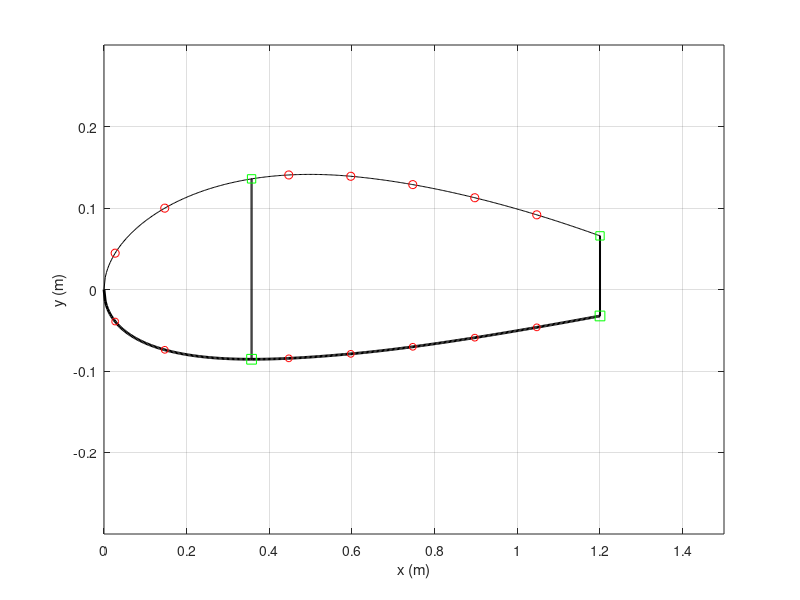

Reproduce this figure in MATLAB.
% function [x, y, Ixx, Iyy, Ixy, skin, spar, str, caps] = build_airfoil()
%% airfoil section profile
% NACA 2415
%% 2415 Airfoil 
m = 0.02;               % 
p = 0.4;                % max camber
t = 0.15;               % max thickness 
c = 1.5;                % chord length
nx = 500;               % number of increments
dx = c/nx;  
x = 0:dx:c;             % even spacing

%% Structural elements (arbitrary inputs for now)
skin.t = 0.001;                               % thickness of skin
spar.t = 0.0025;                               % thickness of spar
str.A_upp = 5E-6;                            % area of each upper stringer
str.A_low = 5E-6;                            % area of each lower stringer
caps.A = 1E-5;                                % area of spar caps
spar.x = x(120);                                                      % choose x location of spar
str.x_upp = [x(10), x(50), x(150), x(200), x(250),x(300), x(350)];     % choose x locations of upper stringers
str.x_low = [x(10), x(50), x(150), x(200), x(250),x(300), x(350)];     % choose x locations of lower stringers


%% Create Airfoil from equation
yc = zeros(1,nx+1);
yt = zeros(1,nx+1);
yU0 = zeros(1,nx+1);
yL0 = zeros(1,nx+1);
theta = zeros(1,nx+1);
xb = p*c;
i_xb = xb/dx + 1;  

% NACA equation source: http://www.aerospaceweb.org/question/airfoils/q0041.shtml    
for i = 1:nx+1
    yt(i) = 5*t*c*(0.2969*sqrt(x(i)/c) - 0.1260*(x(i)/c) - 0.3516*(x(i)/c)^2 + 0.2843*(x(i)/c)^3 - 0.1015*(x(i)/c)^4);
    if i <= i_xb
        yc(i) = m*x(i)/p^2*(2*p - x(i)/c);
        theta(i) = atan(2*m/p^2*(p - x(i)/c));
    else
        yc(i) = m*(c - x(i))/(1-p)^2*(1 + x(i)/c - 2*p);
        theta(i) = atan(2*m/(1-p)^2*(p-x(i)/c));
    end
    yU0(i) = yc(i) + yt(i)*cos(theta(i));
    yL0(i) = yc(i) - yt(i)*cos(theta(i));
end

% The last 20% of the chord length of the airfoil was neglected under the assumption that
% this section contained flaps and ailerons, and would therefore not support aerodynamic loads.
i_xend = round(0.8*c/dx)+1;
x = x(1:i_xend);
yU = yU0(1:i_xend);
yL = yL0(1:i_xend);

%% Spars
spar.x = [spar.x,x(end)];                    % x location of spar
spar.n = length(spar.x);                     % number of spars
spar.i = round(spar.x./dx)+1;                % index of spars  
spar.h = yU(spar.i) - yL(spar.i);            % height of spar
spar.Cy = (yU(spar.i) + yL(spar.i))/2;       % y centroid of spar  
spar.A = spar.t*spar.h;                      % area of spar
spar.y_upp = yU(spar.i);
spar.y_low = yL(spar.i);

%% Stringers
str.n_upp = length(str.x_upp);                            % number of upper stringers
str.i_upp = round(str.x_upp./dx)+1;                       % indices of upper stringers
str.n_low = length(str.x_low);                            % number of lower stringers
str.i_low = round(str.x_low./dx)+1;                       % indices of lower stringers

%% Nodes (based on TA's definition: node = skin and spar cap)
node.x_upp = [str.x_upp,spar.x];            % x location of upper stringers and spars
node.x_upp = sort(node.x_upp);              % sort ascending
% skin should be broken into smaller elements for higher accuracy of calculation
% break one skin element into two by adding one more node in between
skin.x_upp = zeros(1,2*length(node.x_upp)-1);
for i = 1:length(node.x_upp)-1
    skin.x_upp(2*i-1) = node.x_upp(i);
    skin.x_upp(2*i) = (node.x_upp(i) + node.x_upp(i+1))/2;
end
skin.x_upp(end) = node.x_upp(end);

skin.i_upp = round(skin.x_upp/dx)+1;       % indices of skins
skin.n_upp = length(skin.x_upp)-1;         % number of upper skins
skin.l_upp = zeros(1,skin.n_upp);          % length of upper skins
skin.A_upp = zeros(1,skin.n_upp);          % area of upper skins
skin.Cx_upp = zeros(1,skin.n_upp);         % x centroid of upper skins
skin.Cy_upp = zeros(1,skin.n_upp);         % y centroid of upper skins

for i = 1:skin.n_upp
    skin.l_upp(i) = sqrt((yU(skin.i_upp(i+1)) - yU(skin.i_upp(i)))^2 + (skin.x_upp(i+1) - skin.x_upp(i))^2);  
    skin.A_upp(i) = skin.t*skin.l_upp(i);
    skin.Cx_upp(i) = (skin.x_upp(i+1) + skin.x_upp(i))/2;
    skin.Cy_upp(i) = (yU(skin.i_upp(i+1)) + yU(skin.i_upp(i)))/2;
end

% lower nodes
node.x_low = [str.x_low,spar.x];
node.x_low = sort(node.x_low);

skin.x_low = zeros(1,2*length(node.x_low)-1);
for i = 1:length(node.x_low)-1
    skin.x_low(2*i-1) = node.x_low(i);
    skin.x_low(2*i) = (node.x_low(i) + node.x_low(i+1))/2;
end
skin.x_low(end) = node.x_low(end);

skin.i_low = round(skin.x_low/dx)+1;
skin.n_low = length(skin.x_low)-1;
skin.l_low = zeros(1,skin.n_low);
skin.A_low = zeros(1,skin.n_low);
skin.Cx_low = zeros(1,skin.n_low);
skin.Cy_low = zeros(1,skin.n_low);

for i = 1:skin.n_low
    skin.l_low(i) = sqrt((yL(skin.i_low(i+1)) - yL(skin.i_low(i)))^2 + (skin.x_low(i+1) - skin.x_low(i))^2);
    skin.A_low(i) = skin.t*skin.l_low(i);
    skin.Cx_low(i) = (skin.x_low(i+1) + skin.x_low(i))/2;
    skin.Cy_low(i) = (yL(skin.i_low(i+1)) + yL(skin.i_low(i)))/2;
end

%% Spar Caps
caps.x = spar.x;
caps.n = 2*length(caps.x);
caps.y_upp = yU(spar.i);
caps.y_low = yL(spar.i);
caps.i = round(caps.x/dx)+1;
% Centroids of caps are at the x and y locations: caps.Cy = caps.C,

%% Centroid of the overall wing section
% initial value
Cx_sum = 2*(sum(caps.x)) + sum(str.x_upp) + sum(str.x_low) + sum(spar.x) + sum(skin.Cx_low) + sum(skin.Cx_upp) + sum(caps.x);
Cy_sum = sum(caps.y_low) + sum(caps.y_upp) + sum(yU(str.i_upp)) + sum(yL(str.i_low)) + sum(spar.Cy) + sum(skin.Cy_low) + sum(skin.Cy_upp);
A_sum = caps.A*caps.n + str.A_upp*str.n_upp + str.A_low*str.n_low + sum(spar.A) + sum(skin.A_low) + sum(skin.A_upp);

Cx = Cx_sum/A_sum;
Cy = Cy_sum/A_sum;

figure
plot(x,yU,'k',x,yL,'k','Linewidth',2);
ylim([-0.3 0.3])
hold on
xlim([0,c]);
plot(str.x_upp,yU(str.i_upp),'or',str.x_low,yL(str.i_low),'or','markersize',5);
% plot([x(1),x(1)],[yU(i(1)),yL(i(1))],'b',[x(end),x(end)],[yU(end),yL(end)],'b','Linewidth',3);
rectangle('Position',[x(spar.i(1))-spar.t/2, yL(spar.i(1)), spar.t, yU(spar.i(1))-yL(spar.i(1))]);
rectangle('Position',[x(spar.i(2))-spar.t/2, yL(spar.i(2)), spar.t, yU(spar.i(2))-yL(spar.i(2))]);
plot(spar.x,yU(spar.i),'sg',spar.x,yL(spar.i),'sg','markersize',7);
% plot([x(end),x(end)],[yU(end),yL(end)]);
scatter(Cx,Cy,'m*')
ylabel('y (m)')
xlabel('x (m)')
grid on

%% Make CCW coordinate system for shear flow
x_CCW = zeros(1,length(x));
yU_CCW = zeros(1,length(x));
yL_CCW = zeros(1,length(x));

for i = 1:length(x)
    x_CCW(i) = x(end - i + 1);
    yU_CCW(i) = yU(end - i + 1);
    yL_CCW(i) = yL(end - i + 1);
end
y_CCW = [yU_CCW yL_CCW(2:end)];         % the 2:end gets rid of the extra initial 0 value
x_CCW = [x_CCW x(2:end)];

%% Area moments of inertia

for i = 1:length(spar.x)
    spar.Ixx(i) = (spar.t*spar.h(i)^3)/12 + spar.A(i)*(spar.Cy(i) - Cy)^2;
    spar.Iyy(i) = (spar.h(i)*spar.t^3)/12 + spar.A(i)*(spar.x(i) - Cx)^2;
    spar.Ixy(i) = spar.A(i)*(spar.Cy(i) - Cy)*(spar.x(i) - Cx);
end

for i = 1:skin.n_upp
    skin.Ixx_upp(i) = skin.A_upp(i)*(skin.Cy_upp(i) - Cy)^2;
    skin.Iyy_upp(i) = skin.A_upp(i)*(skin.Cx_upp(i) - Cx)^2;
    skin.Ixy_upp(i) = skin.A_upp(i)*(skin.Cy_upp(i) - Cy)*(skin.Cx_upp(i) - Cx);
end

for i = 1:skin.n_low
    skin.Ixx_low(i) = skin.A_low(i)*(skin.Cy_low(i) - Cy)^2;
    skin.Iyy_low(i) = skin.A_low(i)*(skin.Cx_low(i) - Cx)^2;
    skin.Ixy_low(i) = skin.A_low(i)*(skin.Cy_low(i) - Cy)*(skin.Cx_low(i) - Cx);
end

for i = 1:str.n_upp
    str.Ixx_upp(i) = str.A_upp*(yU(str.i_upp(i)) - Cy)^2;
    str.Iyy_upp(i) = str.A_upp*(str.x_upp(i) - Cx)^2;
    str.Ixy_upp(i) = str.A_upp*(yU(str.i_upp(i)) - Cy)*(str.x_upp(i) - Cx);
end

for i = 1:str.n_low
    str.Ixx_low(i) = str.A_low*(yL(str.i_low(i)) - Cy)^2;
    str.Iyy_low(i) = str.A_low*(str.x_low(i) - Cx)^2;
    str.Ixy_low(i) = str.A_low*(yL(str.i_low(i)) - Cy)*(str.x_low(i) - Cx);
end

for i = 1:length(caps.x)
    caps.Ixx_upp(i) = caps.A*(caps.y_upp(i) - Cy)^2;
    caps.Iyy_upp(i) = caps.A*(caps.x(i) - Cx)^2;
    caps.Ixy_upp(i) = caps.A*(caps.y_upp(i) - Cy)*(caps.x(i) - Cx);
end

for i = 1:length(caps.x)
    caps.Ixx_low(i) = caps.A*(caps.y_low(i) - Cy)^2;
    caps.Iyy_low(i) = caps.A*(caps.x(i) - Cx)^2;
    caps.Ixy_low(i) = caps.A*(caps.y_low(i) - Cy)*(caps.x(i) - Cx);
end

Ixx = sum(spar.Ixx)+sum(skin.Ixx_upp)+sum(skin.Ixx_low)+sum(str.Ixx_upp)+sum(str.Ixx_low)+sum(caps.Ixx_low);
Iyy = sum(spar.Iyy)+sum(skin.Iyy_upp)+sum(skin.Iyy_low)+sum(str.Iyy_upp)+sum(str.Iyy_low)+sum(caps.Iyy_low);
Ixy = sum(spar.Ixy)+sum(skin.Ixy_upp)+sum(skin.Ixy_low)+sum(str.Ixy_upp)+sum(str.Ixy_low)+sum(caps.Ixy_low);

spar.i_CCW = length(x) - spar.i + 1;
spar.i_CCW = sort([spar.i_CCW, (length(x) + spar.i - 1)]); 
skin.i_CCW = length(x) - skin.i_upp + 1;
skin.i_CCW = sort([skin.i_CCW, (length(x) + skin.i_low - 1)]);
str.i_CCW = length(x) - str.i_upp + 1;
str.i_CCW = sort([str.i_CCW, (length(x) + str.i_low - 1)]);
caps.i_CCW = spar.i_CCW;


%% coordiante transformation: new origin at centroid
%
%
% You need to update x, yU, yL, x_skinU, x_skinL, x_spar, x_strU, x_strL
%
%